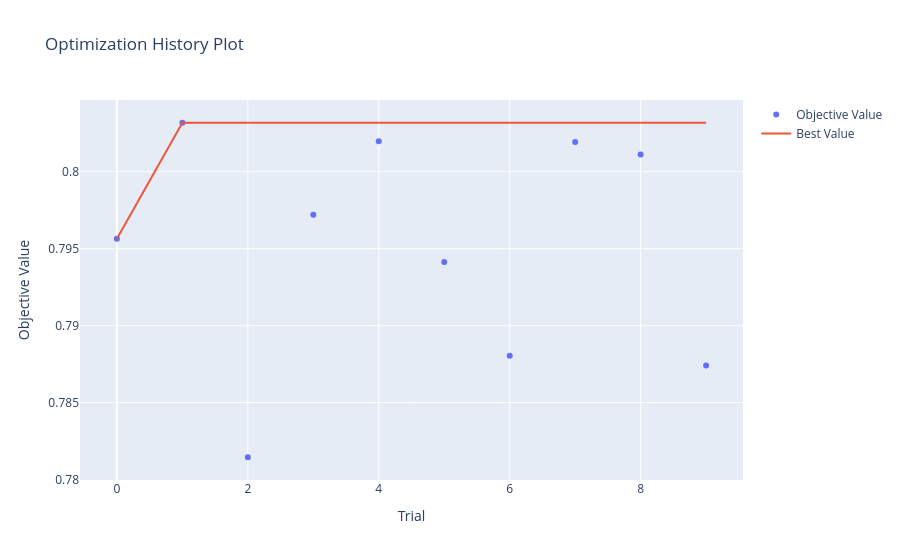
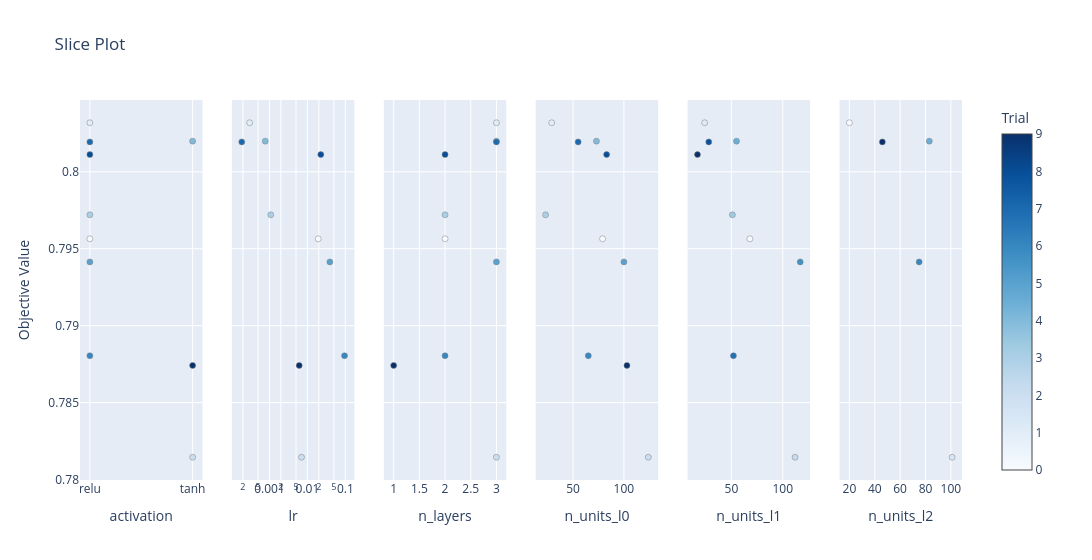

Notebook source saved alongside these figures, in order:
### Code cell
#fazer pip install nbformat

# Gráfico com o histórico da otimização
fig1 = optuna.visualization.plot_optimization_history(study)
fig1.show()

# Gráfico detalhando o impacto de cada hiperparâmetro
fig2 = optuna.visualization.plot_slice(study)
fig2.show()

### Figure 1 — Plotly figure (JSON) as saved in the notebook; plotly's stock layout.template omitted (floating-point values rounded to 4 significant figures)
{"data": [{"mode": "markers", "name": "Objective Value", "type": "scatter", "x": [0, 1, 2, 3, 4, 5, 6, 7, 8, 9], "y": [0.7956, 0.8032, 0.7815, 0.7972, 0.802, 0.7941, 0.788, 0.8019, 0.8011, 0.7874]}, {"mode": "lines", "name": "Best Value", "type": "scatter", "x": [0, 1, 2, 3, 4, 5, 6, 7, 8, 9], "y": [0.7956, 0.8032, 0.8032, 0.8032, 0.8032, 0.8032, 0.8032, 0.8032, 0.8032, 0.8032]}, {"marker": {"color": "#cccccc"}, "mode": "markers", "name": "Infeasible Trial", "showlegend": false, "type": "scatter", "x": [], "y": []}], "layout": {"title": {"text": "Optimization History Plot"}, "xaxis": {"title": {"text": "Trial"}}, "yaxis": {"title": {"text": "Objective Value"}}}}

### Figure 2 — Plotly figure (JSON) as saved in the notebook; plotly's stock layout.template omitted (floating-point values rounded to 4 significant figures)
{"data": [{"marker": {"color": [0, 1, 2, 3, 4, 5, 6, 7, 8, 9], "colorbar": {"title": {"text": "Trial"}, "x": 1, "xpad": 40}, "colorscale": [[0, "rgb(247,251,255)"], [0.125, "rgb(222,235,247)"], [0.25, "rgb(198,219,239)"], [0.375, "rgb(158,202,225)"], [0.5, "rgb(107,174,214)"], [0.625, "rgb(66,146,198)"], [0.75, "rgb(33,113,181)"], [0.875, "rgb(8,81,156)"], [1, "rgb(8,48,107)"]], "line": {"color": "Grey", "width": 0.5}, "showscale": true}, "mode": "markers", "name": "Feasible Trial", "showlegend": false, "type": "scatter", "x": ["relu", "relu", "tanh", "relu", "tanh", "relu", "relu", "relu", "relu", "tanh"], "xaxis": "x", "y": [0.7956, 0.8032, 0.7815, 0.7972, 0.802, 0.7941, 0.788, 0.8019, 0.8011, 0.7874], "yaxis": "y"}, {"marker": {"color": [0, 1, 2, 3, 4, 5, 6, 7, 8, 9], "colorbar": {"title": {"text": "Trial"}, "x": 1, "xpad": 40}, "colorscale": [[0, "rgb(247,251,255)"], [0.125, "rgb(222,235,247)"], [0.25, "rgb(198,219,239)"], [0.375, "rgb(158,202,225)"], [0.5, "rgb(107,174,214)"], [0.625, "rgb(66,146,198)"], [0.75, "rgb(33,113,181)"], [0.875, "rgb(8,81,156)"], [1, "rgb(8,48,107)"]], "line": {"color": "Grey", "width": 0.5}, "showscale": false}, "mode": "markers", "name": "Feasible Trial", "showlegend": false, "type": "scatter", "x": [0.0193, 0.0003011, 0.007002, 0.001081, 0.0007728, 0.03909, 0.09514, 0.0001862, 0.02255, 0.006076], "xaxis": "x2", "y": [0.7956, 0.8032, 0.7815, 0.7972, 0.802, 0.7941, 0.788, 0.8019, 0.8011, 0.7874], "yaxis": "y2"}, {"marker": {"color": [0, 1, 2, 3, 4, 5, 6, 7, 8, 9], "colorbar": {"title": {"text": "Trial"}, "x": 1, "xpad": 40}, "colorscale": [[0, "rgb(247,251,255)"], [0.125, "rgb(222,235,247)"], [0.25, "rgb(198,219,239)"], [0.375, "rgb(158,202,225)"], [0.5, "rgb(107,174,214)"], [0.625, "rgb(66,146,198)"], [0.75, "rgb(33,113,181)"], [0.875, "rgb(8,81,156)"], [1, "rgb(8,48,107)"]], "line": {"color": "Grey", "width": 0.5}, "showscale": false}, "mode": "markers", "name": "Feasible Trial", "showlegend": false, "type": "scatter", "x": [2, 3, 3, 2, 3, 3, 2, 3, 2, 1], "xaxis": "x3", "y": [0.7956, 0.8032, 0.7815, 0.7972, 0.802, 0.7941, 0.788, 0.8019, 0.8011, 0.7874], "yaxis": "y3"}, {"marker": {"color": [0, 1, 2, 3, 4, 5, 6, 7, 8, 9], "colorbar": {"title": {"text": "Trial"}, "x": 1, "xpad": 40}, "colorscale": [[0, "rgb(247,251,255)"], [0.125, "rgb(222,235,247)"], [0.25, "rgb(198,219,239)"], [0.375, "rgb(158,202,225)"], [0.5, "rgb(107,174,214)"], [0.625, "rgb(66,146,198)"], [0.75, "rgb(33,113,181)"], [0.875, "rgb(8,81,156)"], [1, "rgb(8,48,107)"]], "line": {"color": "Grey", "width": 0.5}, "showscale": false}, "mode": "markers", "name": "Feasible Trial", "showlegend": false, "type": "scatter", "x": [79, 29, 124, 23, 73, 100, 65, 55, 83, 103], "xaxis": "x4", "y": [0.7956, 0.8032, 0.7815, 0.7972, 0.802, 0.7941, 0.788, 0.8019, 0.8011, 0.7874], "yaxis": "y4"}, {"marker": {"color": [0, 1, 2, 3, 4, 5, 6, 7, 8], "colorbar": {"title": {"text": "Trial"}, "x": 1, "xpad": 40}, "colorscale": [[0, "rgb(247,251,255)"], [0.125, "rgb(222,235,247)"], [0.25, "rgb(198,219,239)"], [0.375, "rgb(158,202,225)"], [0.5, "rgb(107,174,214)"], [0.625, "rgb(66,146,198)"], [0.75, "rgb(33,113,181)"], [0.875, "rgb(8,81,156)"], [1, "rgb(8,48,107)"]], "line": {"color": "Grey", "width": 0.5}, "showscale": false}, "mode": "markers", "name": "Feasible Trial", "showlegend": false, "type": "scatter", "x": [68, 24, 112, 51, 55, 117, 52, 28, 17], "xaxis": "x5", "y": [0.7956, 0.8032, 0.7815, 0.7972, 0.802, 0.7941, 0.788, 0.8019, 0.8011], "yaxis": "y5"}, {"marker": {"color": [1, 2, 4, 5, 7], "colorbar": {"title": {"text": "Trial"}, "x": 1, "xpad": 40}, "colorscale": [[0, "rgb(247,251,255)"], [0.125, "rgb(222,235,247)"], [0.25, "rgb(198,219,239)"], [0.375, "rgb(158,202,225)"], [0.5, "rgb(107,174,214)"], [0.625, "rgb(66,146,198)"], [0.75, "rgb(33,113,181)"], [0.875, "rgb(8,81,156)"], [1, "rgb(8,48,107)"]], "line": {"color": "Grey", "width": 0.5}, "showscale": false}, "mode": "markers", "name": "Feasible Trial", "showlegend": false, "type": "scatter", "x": [20, 101, 83, 75, 46], "xaxis": "x6", "y": [0.8032, 0.7815, 0.802, 0.7941, 0.8019], "yaxis": "y6"}], "layout": {"title": {"text": "Slice Plot"}, "width": 1800, "xaxis": {"anchor": "y", "categoryarray": ["relu", "tanh"], "categoryorder": "array", "domain": [0, 0.1389], "title": {"text": "activation"}, "type": "category"}, "xaxis2": {"anchor": "y2", "domain": [0.1722, 0.3111], "title": {"text": "lr"}, "type": "log"}, "xaxis3": {"anchor": "y3", "domain": [0.3444, 0.4833], "title": {"text": "n_layers"}}, "xaxis4": {"anchor": "y4", "domain": [0.5167, 0.6556], "title": {"text": "n_units_l0"}}, "xaxis5": {"anchor": "y5", "domain": [0.6889, 0.8278], "title": {"text": "n_units_l1"}}, "xaxis6": {"anchor": "y6", "domain": [0.8611, 1], "title": {"text": "n_units_l2"}}, "yaxis": {"anchor": "x", "domain": [0, 1], "title": {"text": "Objective Value"}}, "yaxis2": {"anchor": "x2", "domain": [0, 1], "matches": "y", "showticklabels": false}, "yaxis3": {"anchor": "x3", "domain": [0, 1], "matches": "y", "showticklabels": false}, "yaxis4": {"anchor": "x4", "domain": [0, 1], "matches": "y", "showticklabels": false}, "yaxis5": {"anchor": "x5", "domain": [0, 1], "matches": "y", "showticklabels": false}, "yaxis6": {"anchor": "x6", "domain": [0, 1], "matches": "y", "showticklabels": false}}}
